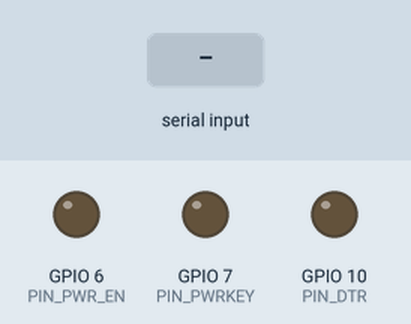
Recording of a sketch running on a simulated ESP32-S3. On the bench: output pins drawn as LEDs (lit = HIGH). The test bench sets the inputs (shaded band). The modem accepts every AT command (registered, SIM ready, sends succeed) and sends nothing else; what the sketch prints to the serial monitor is not drawn.

Above: at 0.0 s.
At 12.5 s:
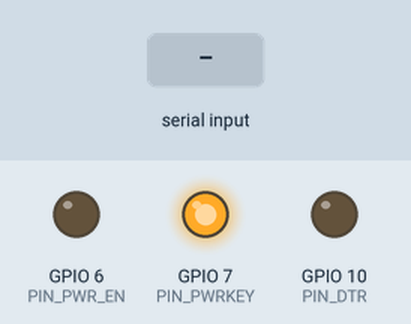
12.6 s: "ERROR\n" received over the second serial link
14.1 s: "AT\n" received over the second serial link
17.1 s: "1\n" received over the second serial link
Timing chart, 0 to 20.1 s (numbered marks = the images above; inputs shaded):
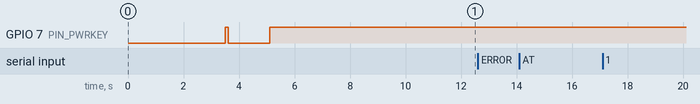

The sketch:

03_5_legacy_lte_swap_test.ino
```cpp
// 03_5 — 구버전 LTE 모듈 단독 테스트 (RX/TX + DTR 스왑 자동 순환).
//
// 사용자 상황: 구 PCB rev — 신 PCB (13_4_aa) 와 RX/TX 및 DTR 극성이 반대일 가능성.
// 어떤 조합이 응답하는지 알 수 없어 5초마다 4가지 조합을 순환하며 AT 명령 발사 →
// 응답 오는 조합을 시리얼 로그로 확정.
//
// 순환 조합:
//   #0  ESP RX=GPIO2, TX=GPIO4, DTR idle=LOW   (신 PCB / aa 기본)
//   #1  ESP RX=GPIO2, TX=GPIO4, DTR idle=HIGH  (DTR 만 스왑)
//   #2  ESP RX=GPIO4, TX=GPIO2, DTR idle=LOW   (RX/TX 만 스왑)
//   #3  ESP RX=GPIO4, TX=GPIO2, DTR idle=HIGH  (둘 다 스왑)
//
// 각 조합 5초 동안 AT 발사 + 응답 대기. 응답 오는 첫 조합 발견 시 그 조합에 고정,
// 이후 순환 AT 명령 (CPIN/CSQ/CEREG/CGATT/CGDCONT/CGPADDR) 로 심화 진단.
//
// PWRKEY 극성은 신 aa 기준 (idle=LOW, pulse=HIGH). 구 sss 는 반대일 수 있으나
// 사용자가 명시 안 함 → 필요 시 PWRKEY_INVERT 매크로 1 로 바꿔 재플래시.

#include <HardwareSerial.h>

#define PIN_PWR_EN  6
#define PIN_PWRKEY  7
#define PIN_DTR    10

// PIN A/B 를 조합별로 스왑. A=GPIO2, B=GPIO4.
#define PIN_A       2
#define PIN_B       4
#define LTE_BAUD   115200UL

// PWRKEY 극성 — 신 aa=0 (idle LOW, pulse HIGH). 구 sss = 1 (idle HIGH, pulse LOW).
// (2026-07-08) 구버전 모듈 첫 시도 4-조합 all 0-byte → sss 극성 시도.
#define PWRKEY_INVERT 1

HardwareSerial lte(1);

// 조합별 상태
struct Combo {
  const char* name;
  int rxPin;
  int txPin;
  int dtrIdle;   // DTR 아이들 레벨
};
static const Combo COMBOS[] = {
  { "#0 new(RX=2,TX=4,DTR=LOW)",  PIN_A, PIN_B, LOW  },
  { "#1 DTR-swap(RX=2,TX=4,DTR=HIGH)",  PIN_A, PIN_B, HIGH },
  { "#2 RXTX-swap(RX=4,TX=2,DTR=LOW)",  PIN_B, PIN_A, LOW  },
  { "#3 both-swap(RX=4,TX=2,DTR=HIGH)", PIN_B, PIN_A, HIGH },
};
static const uint8_t N_COMBOS = sizeof(COMBOS) / sizeof(COMBOS[0]);

uint8_t curCombo = 0;
bool locked = false;         // 응답 나오는 조합 확정 후 순환 멈춤
uint32_t totalBytes = 0;
uint32_t cntOK = 0, cntERROR = 0, cntATEcho = 0;
uint32_t lastByteMs = 0;

char rxLine[200];
uint16_t rxLen = 0;

// ── PWRKEY 펄스 (신 aa 극성 기본) ──────────────────────────
static void pulsePwrKey() {
  int idle  = PWRKEY_INVERT ? HIGH : LOW;
  int pulse = PWRKEY_INVERT ? LOW  : HIGH;
  pinMode(PIN_PWRKEY, OUTPUT);
  digitalWrite(PIN_PWRKEY, idle);
  delay(100);
  digitalWrite(PIN_PWRKEY, pulse);
  delay(1500);
  digitalWrite(PIN_PWRKEY, idle);
}

// ── 파워온 (한 번만) ────────────────────────────────────
static void powerOnOnce() {
  pinMode(PIN_PWR_EN, OUTPUT);
  digitalWrite(PIN_PWR_EN, LOW);        // VBAT 공급
  Serial.println(F("[PWR] PWR_EN -> LOW (VBAT ON)"));
  delay(500);

  pinMode(PIN_DTR, OUTPUT);
  digitalWrite(PIN_DTR, LOW);           // 초기값 — 조합별로 이후 재설정
  Serial.println(F("[PWR] DTR -> LOW (초기, 조합별로 갱신)"));

  Serial.println(F("[PWR] PWRKEY 펄스..."));
  pulsePwrKey();

  Serial.println(F("[PWR] 부팅 대기 6s..."));
  delay(6000);
}

// ── 조합 적용 (UART 재초기화 + DTR 재설정) ──────────────────
static void applyCombo(uint8_t idx) {
  const Combo& c = COMBOS[idx];
  Serial.println();
  Serial.printf("=== combo %s 적용 ===\n", c.name);

  lte.end();
  delay(50);

  pinMode(PIN_DTR, OUTPUT);
  digitalWrite(PIN_DTR, c.dtrIdle);
  Serial.printf("  DTR = %s\n", c.dtrIdle ? "HIGH" : "LOW");

  lte.begin(LTE_BAUD, SERIAL_8N1, c.rxPin, c.txPin);
  Serial.printf("  UART begin  RX=GPIO%d  TX=GPIO%d  @%lu\n", c.rxPin, c.txPin, LTE_BAUD);

  // RX 버퍼 드레인
  delay(150);
  while (lte.available()) (void)lte.read();
  rxLen = 0;
}

// ── 라인 파싱 (응답 감지) ───────────────────────────────
static void parseLine(const char* l) {
  Serial.printf("[LTE] %s\n", l);
  if (strcmp(l, "OK") == 0) {
    cntOK++;
    if (!locked) {
      locked = true;
      Serial.println();
      Serial.printf(">>> ✅ 조합 %s 응답 확정 — 이 조합 고정, 심화 AT 진단 시작\n",
                    COMBOS[curCombo].name);
      Serial.println();
    }
    return;
  }
  if (strstr(l, "ERROR")) { cntERROR++; return; }
  if (strncmp(l, "AT", 2) == 0) { cntATEcho++; return; }
}

void setup() {
  Serial.begin(115200);
  Serial.setTxTimeoutMs(0);
  delay(3000);
  Serial.println();
  Serial.println(F("=== 03_5 구버전 LTE 모듈 스왑 조합 자동 탐지 ==="));
  Serial.printf ("PWR_EN=GPIO%d  PWRKEY=GPIO%d(polarity_invert=%d)  DTR=GPIO%d  A=GPIO%d  B=GPIO%d  baud=%lu\n",
                 PIN_PWR_EN, PIN_PWRKEY, PWRKEY_INVERT, PIN_DTR, PIN_A, PIN_B, LTE_BAUD);
  Serial.println();

  powerOnOnce();
  applyCombo(0);
  lastByteMs = millis();
}

void loop() {
  uint32_t now = millis();

  // 수신 — 라인 단위
  while (lte.available()) {
    int c = lte.read();
    if (c < 0) break;
    totalBytes++;
    lastByteMs = now;
    if (c == '\n' || c == '\r') {
      if (rxLen > 0) {
        rxLine[rxLen] = 0;
        parseLine(rxLine);
        rxLen = 0;
      }
    } else if (rxLen < sizeof(rxLine) - 1) {
      rxLine[rxLen++] = (char)c;
    } else {
      rxLen = 0;
    }
  }

  // 5초 주기 액션
  static uint32_t lastTick = 0;
  static uint8_t deepIdx = 0;
  static const char* DEEP[] = {
    "AT+CPIN?", "AT+CSQ", "AT+CEREG?", "AT+CGATT?", "AT+CGDCONT?", "AT+CGPADDR",
  };
  const uint8_t N_DEEP = sizeof(DEEP)/sizeof(DEEP[0]);
  if (now - lastTick >= 5000) {
    lastTick = now;
    if (!locked) {
      // 미확정 상태 — AT 발사, 5초 뒤에도 답 없으면 다음 조합
      Serial.printf("[TX @ combo %s] AT\n", COMBOS[curCombo].name);
      lte.print("AT\r\n");
      // 이 조합에서 아무 바이트도 못 받았으면 다음 조합
      static uint32_t comboStartMs = 0;
      if (comboStartMs == 0) comboStartMs = now;
      if (now - comboStartMs >= 5000 && totalBytes == 0) {
        curCombo = (curCombo + 1) % N_COMBOS;
        applyCombo(curCombo);
        comboStartMs = now;
      } else if (totalBytes > 0 && !locked) {
        // 바이트는 왔는데 아직 OK 확정 못한 경우 — 이 조합 5초 더 대기
        static uint32_t byteFirstMs = 0;
        if (byteFirstMs == 0) byteFirstMs = now;
        if (now - byteFirstMs >= 10000 && cntOK == 0) {
          Serial.println(F("[!] 바이트는 오는데 10s 안에 OK 못 받음 — 다음 조합"));
          curCombo = (curCombo + 1) % N_COMBOS;
          applyCombo(curCombo);
          totalBytes = 0; cntATEcho = 0; cntERROR = 0;
          byteFirstMs = 0;
          comboStartMs = now;
        }
      }
    } else {
      // 확정 후 심화 AT 순환
      Serial.printf("[TX] %s\n", DEEP[deepIdx]);
      lte.print(DEEP[deepIdx]);
      lte.print("\r\n");
      deepIdx = (deepIdx + 1) % N_DEEP;
    }
  }

  // 1초 헬스라인
  static uint32_t lastHb = 0;
  if (now - lastHb >= 1000) {
    lastHb = now;
    uint32_t silent = (now - lastByteMs) / 1000;
    Serial.printf("[%lus] combo=%s bytes=%lu OK=%lu ERR=%lu echo=%lu silent=%lus locked=%d\n",
                  now/1000UL, COMBOS[curCombo].name,
                  (unsigned long)totalBytes,
                  (unsigned long)cntOK, (unsigned long)cntERROR, (unsigned long)cntATEcho,
                  (unsigned long)silent, locked ? 1 : 0);
  }
}
```

Measured:
- after the input at 12.6 s, every drawn part: stays the same
- after the input at 14.1 s, every drawn part: stays the same
- after the input at 17.1 s, every drawn part: stays the same
